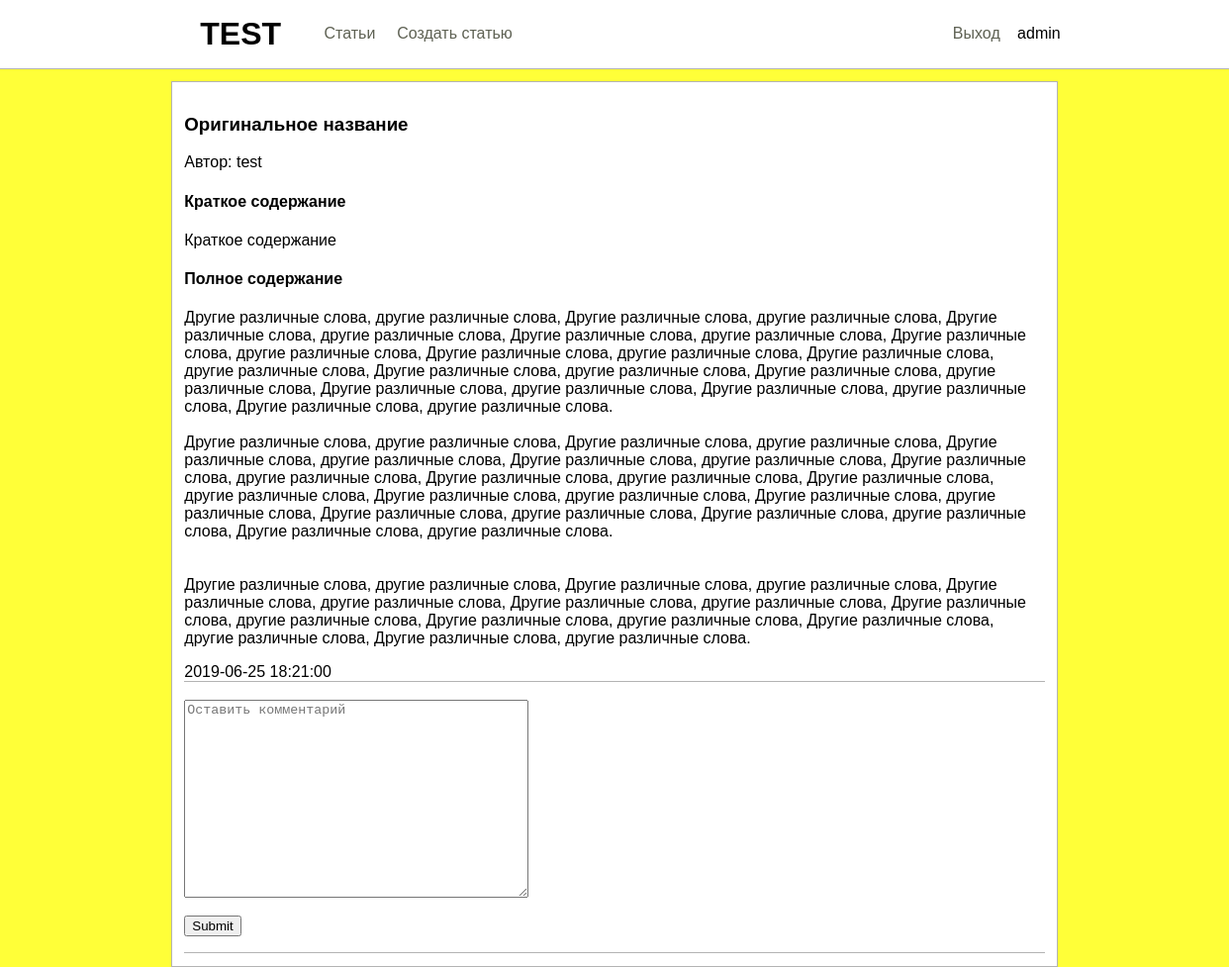
Screenshot of /article_page.php?id=15 (signed in) with the database file from the repository.
### tables this page shows
CREATE TABLE `articles` (
  `id` int(11) NOT NULL,
  `head` varchar(255) NOT NULL,
  `author` varchar(255) NOT NULL,
  `short` text NOT NULL,
  `text` text NOT NULL,
  `pubdate` datetime NOT NULL DEFAULT CURRENT_TIMESTAMP
);

### article_page.php (the view, shortened to what this page needs)
<?php
include 'includes/header.php';
$id=$_GET['id'];
?>
<div class="container main bg_white">
    <?php
    include 'includes/connection.php';
    $result = mysqli_query($connection,"SELECT * FROM `articles` WHERE `id`='$id'");
    while (($articles=mysqli_fetch_assoc($result)))
    {   if ($articles['author']==$_SESSION['login']){
        echo '<a style="float:right;" href="article_redact.php?id='.$articles['id'].'">Редактировать статью</a>';
        }
        echo '<div><h3>'.$articles['head'].'</h3>';
        echo '<p>Автор: '.$articles['author'].'</p>';
        echo '<h4>Краткое содержание</h4>';
        echo '<p style="word-wrap: break-word;">'.str_replace("\n",'<br>',$articles['short']).'</p>';
        echo '<h4>Полное содержание</h4>';
        echo '<p style="word-wrap: break-word;">'.str_replace("\n",'<br>',$articles['text']).'</p></div>';
        echo $articles['pubdate'];
    }
    ?>
    <div class="article">
        <br>
        <form action="includes/comment_add.php" method="post">
            <textarea style="width: 40%; height: 25%;" placeholder="Оставить комментарий" name="comment"></textarea><br><br>
            <input type="submit">
        </form>
        <div class="article">
        </div>
    </div>
</div>

### css/main.css (style rules this page uses)
.container { width: 70%; margin: 0 auto; }
.bg_white { background-color: #fff; }
.container textarea { width: 80%; height: 45%; }
.main { border: rgba(139, 139, 139, 0.65) solid 1px; margin-top: 1%; padding: 1%; }
.article { border-top: rgba(139, 139, 139, 0.65) solid 1px; word-wrap: break-word; }

### rows the page displays
articles: head "Оригинальное название", author "test", short "Краткое содержание", text "Другие различные слова, другие различные слова, Другие различные слова, другие различные слова, Другие различные слова, другие различные слова, Другие различные слова, другие различные слова, Другие различные слова, другие различные слова, Другие различные слова, другие различные слова, Другие различные слова, другие различные слова, Другие различные слова, другие различные слова, Другие различные слова, другие различные слова, Другие различные слова, другие различные слова, Другие различные слова, другие различные слова, Другие различные слова, другие различные слова. Другие различные слова, другие различные слова, Другие различные слова, другие различные слова, Другие различные слова,…", pubdate "2019-06-25 18:21:00"

### other values shown
$_SESSION['login'] "admin"
